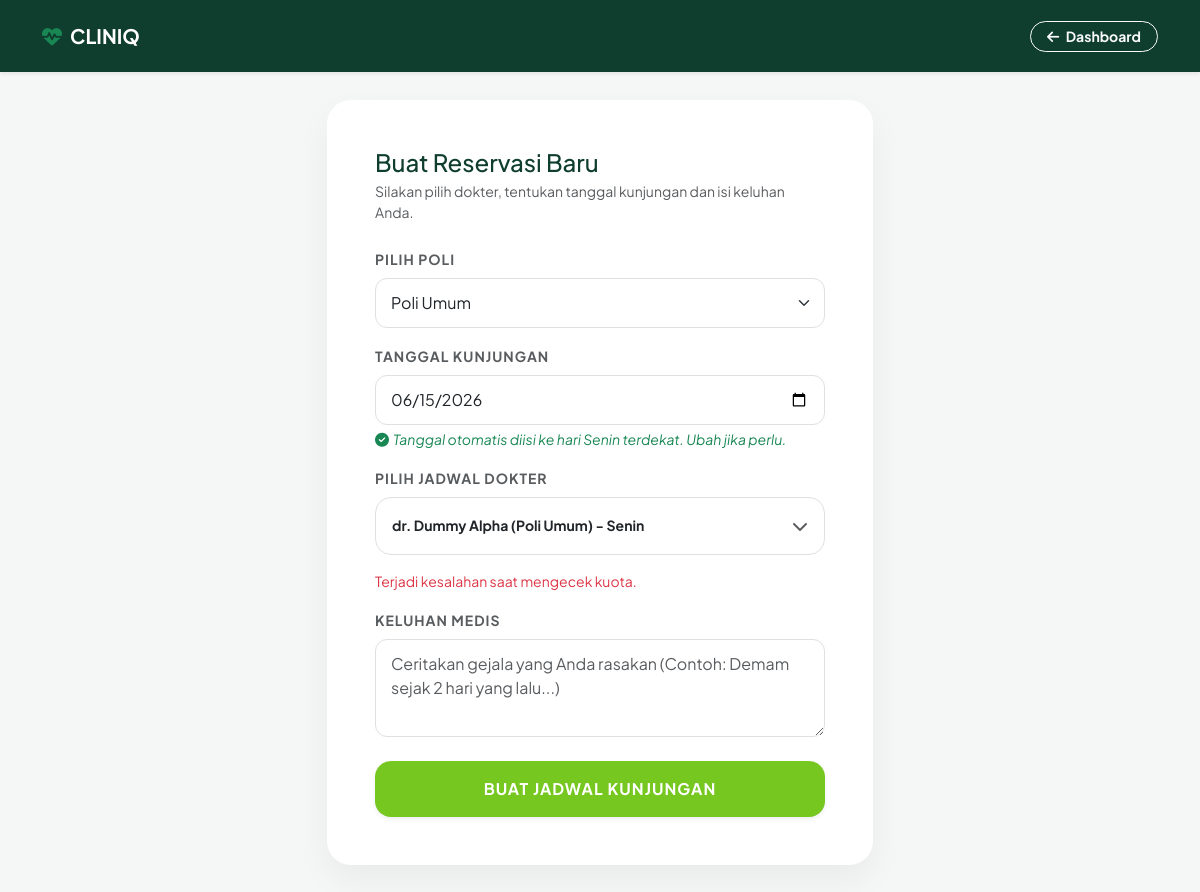
The app's page /pasien/reservasi.php?id_jadwal=1 (signed in) with its own data.
### tables this page shows
CREATE TABLE jadwal_dokter (
  id_jadwal INT AUTO_INCREMENT PRIMARY KEY,
  id_dokter INT NOT NULL,
  hari VARCHAR(20) NOT NULL,
  jam_mulai TIME NOT NULL,
  jam_selesai TIME NOT NULL,
  kuota INT DEFAULT 10,
  status VARCHAR(20) DEFAULT 'Aktif',
  FOREIGN KEY (id_dokter) REFERENCES dokter(id_dokter) ON DELETE CASCADE
);

CREATE TABLE dokter (
  id_dokter INT AUTO_INCREMENT PRIMARY KEY,
  id_user INT NOT NULL,
  nama_dokter VARCHAR(100) NOT NULL,
  spesialisasi VARCHAR(50),
  FOREIGN KEY (id_user) REFERENCES users(id_user) ON DELETE CASCADE
);

### db.php (called while the page is built, shortened)
<?php
class DbConnection
{
    public function __construct($handle)
    {
        $this->handle = $handle;
    }
}
function db_query(?DbConnection $conn, string $query)
{
    $result = mysqli_query($conn->handle, $query);
    return $result;
}
function db_fetch_assoc($result): ?array
{
    if ($result instanceof mysqli_result) {
        $row = mysqli_fetch_assoc($result);
        return $row === null ? null : $row;
    }
    return null;
}

### pasien/reservasi.php (the view, shortened to what this page needs)
<?php
include '../koneksi.php';
$prefill_jadwal = isset($_GET['id_jadwal']) ? intval($_GET['id_jadwal']) : 0;
$prefill_tanggal = '';
$prefill_info = null;
if ($prefill_jadwal > 0) {
    $q_pf = db_query($conn, "SELECT j.*, d.nama_dokter, d.spesialisasi
                                 FROM jadwal_dokter j
                                 JOIN dokter d ON j.id_dokter = d.id_dokter
                                 WHERE j.id_jadwal = '$prefill_jadwal'");
    $prefill_info = db_fetch_assoc($q_pf);
    if ($prefill_info) {
        $hari_map = ['Minggu'=>0,'Senin'=>1,'Selasa'=>2,'Rabu'=>3,'Kamis'=>4,'Jumat'=>5,'Sabtu'=>6];
        $hari_target = $hari_map[$prefill_info['hari']];
        $today = new DateTime();
        $today_dow = (int)$today->format('w');
        $diff = ($hari_target - $today_dow + 7) % 7;
        $next_date = clone $today;
        $next_date->modify("+{$diff} days");
        $prefill_tanggal = $next_date->format('Y-m-d');
    }
}
$query_schedules = "SELECT j.*, d.nama_dokter, d.spesialisasi
                    FROM jadwal_dokter j
                    JOIN dokter d ON j.id_dokter = d.id_dokter
                    ORDER BY d.nama_dokter ASC, CASE j.hari
                        WHEN 'Senin' THEN 1
                        WHEN 'Selasa' THEN 2
                        WHEN 'Rabu' THEN 3
                        WHEN 'Kamis' THEN 4
                        WHEN 'Jumat' THEN 5
                        WHEN 'Sabtu' THEN 6
                        WHEN 'Minggu' THEN 7
                        ELSE 8
                    END";
$res_schedules = db_query($conn, $query_schedules);
$polis = [];
while($row = db_fetch_assoc($res_schedules)) {
    $spesialisasi = $row['spesialisasi'];
    $poli = (strpos(strtolower($spesialisasi), 'dokter') === false) ? 'Poli ' . $spesialisasi : str_ireplace('dokter', 'poli', $spesialisasi);
    if (!in_array($poli, $polis)) {
        $polis[] = $poli;
    }
}
sort($polis);
?>
<!DOCTYPE html>
<html lang="id">
<head>
    <link href="https://cdn.jsdelivr.net/npm/bootstrap@5.3.0/dist/css/bootstrap.min.css" rel="stylesheet">
    <link rel="stylesheet" href="https://cdnjs.cloudflare.com/ajax/libs/font-awesome/6.4.0/css/all.min.css">
</head>
<body>
    <nav class="navbar navbar-dark fixed-top shadow-sm py-3">
        <div class="container">
            <a class="navbar-brand fw-bold" href="index.php"><i class="fas fa-heartbeat me-2 text-success"></i>CLINIQ</a>
            <a href="index.php" class="btn btn-outline-light btn-sm rounded-pill px-3 fw-bold"><i class="fas fa-arrow-left me-1"></i> Dashboard</a>
        </div>
    </nav>
    <div class="container main-container">
        <div class="row justify-content-center">
            <div class="col-lg-6 col-md-8">
                <div class="card card-reservasi p-4 p-lg-5 bg-white">
                    <h2 class="fw-800 mb-1" style="color: #0f3d2e; font-size: 24px;">Buat Reservasi Baru</h2>
                    <p class="text-muted small mb-4">Silakan pilih dokter, tentukan tanggal kunjungan dan isi keluhan Anda.</p>
                    <form method="POST">
                        <div class="mb-3">
                            <label class="form-label fw-bold text-muted small" style="letter-spacing: 1px;">PILIH POLI</label>
                            <select id="select_poli" class="form-select">
                                <?php foreach($polis as $p): ?>
                                    <option value="<?php echo htmlspecialchars($p); ?>"><?php echo htmlspecialchars($p); ?></option>
                                <?php endforeach; ?>
                            </select>
                        </div>
                        <div class="mb-3">
                            <label class="form-label fw-bold text-muted small" style="letter-spacing: 1px;">TANGGAL KUNJUNGAN</label>
                            <input type="date" name="tanggal" id="tanggal" class="form-control" required min="<?php echo date('Y-m-d'); ?>" value="<?php echo $prefill_tanggal; ?>">
                            <?php if ($prefill_tanggal): ?>
                            <small class="text-success fst-italic mt-1 d-block" id="tanggal-help"><i class="fas fa-check-circle me-1"></i>Tanggal otomatis diisi ke hari <?php echo $prefill_info['hari']; ?> terdekat. Ubah jika perlu.</small>
                            <?php else: ?>
                            <small class="text-secondary fst-italic mt-1 d-block" id="tanggal-help">*Tentukan tanggal kunjungan terlebih dahulu.</small>
                            <?php endif; ?>
                        </div>
                        <div class="mb-3">
                            <label class="form-label fw-bold text-muted small" style="letter-spacing: 1px;">PILIH JADWAL DOKTER</label>
                            <div class="custom-select-trigger p-3 border rounded-4 d-flex justify-content-between align-items-center bg-white cursor-pointer" id="selectJadwalTrigger" style="cursor: pointer; border: 1px solid #e0e0e0 !important; min-height: 58px; transition: 0.2s;">
                                <?php if ($prefill_info): ?>
                                    <?php
                                    $p_spes = $prefill_info['spesialisasi'];
                                    $p_poli = (strpos(strtolower($p_spes), 'dokter') === false) ? 'Poli ' . $p_spes : str_ireplace('dokter', 'poli', $p_spes);
                                    ?>
                                    <span id="selected-jadwal-label" class="fw-bold text-dark" style="font-size: 14px;">
                                        <?php echo htmlspecialchars($prefill_info['nama_dokter']); ?> (<?php echo htmlspecialchars($p_poli); ?>) - <?php echo $prefill_info['hari']; ?>
                                    </span>
                                <?php else: ?>
                                    <span id="selected-jadwal-label" class="text-muted" style="font-size: 14px;">-- Pilih Dokter & Hari --</span>
                                <?php endif; ?>
                                <i class="fas fa-chevron-down text-muted"></i>
                            </div>
                        </div>
                        <div id="info-kuota" class="mb-3" style="display: none;"></div>
                        <div class="mb-4">
                            <label class="form-label fw-bold text-muted small" style="letter-spacing: 1px;">KELUHAN MEDIS</label>
                            <textarea name="keluhan" class="form-control" rows="3" placeholder="Ceritakan gejala yang Anda rasakan (Contoh: Demam sejak 2 hari yang lalu...)" required></textarea>
                        </div>
                        <button type="submit" name="buat_reservasi" class="btn btn-submit py-3 fw-bold rounded-4 shadow-sm text-white">
                            BUAT JADWAL KUNJUNGAN
                        </button>
                    </form>
                </div>
            </div>
        </div>
    </div>
</body>
</html>

### pasien/reservasi.php (style rules this page uses)
body { background-color: #f4f7f6; font-family: 'Plus Jakarta Sans', sans-serif; color: #2d3436; }
.navbar { background: #0f3d2e; }
.main-container { margin-top: 100px; margin-bottom: 50px; }
.card-reservasi { border: none; border-radius: 24px; box-shadow: 0 15px 35px rgba(0,0,0,0.05); overflow: hidden; }
.form-control, .form-select { border-radius: 12px; border: 1px solid #e0e0e0; transition: 0.3s; padding: 12px 15px; }
.btn-submit { background-color: #76c720; color: #0f3d2e; padding: 15px; font-weight: 800; border-radius: 16px; width: 100%; transition: 0.3s; border: none; text-transform: uppercase; letter-spacing: 1px; }

### records on screen
jadwal_dokter: tanggal "06/15/2026", hari "Senin"
dokter: nama_dokter "dr. Dummy Alpha", spesialisasi "Poli Umum"

### other values on screen
form field value "Poli Umum"
